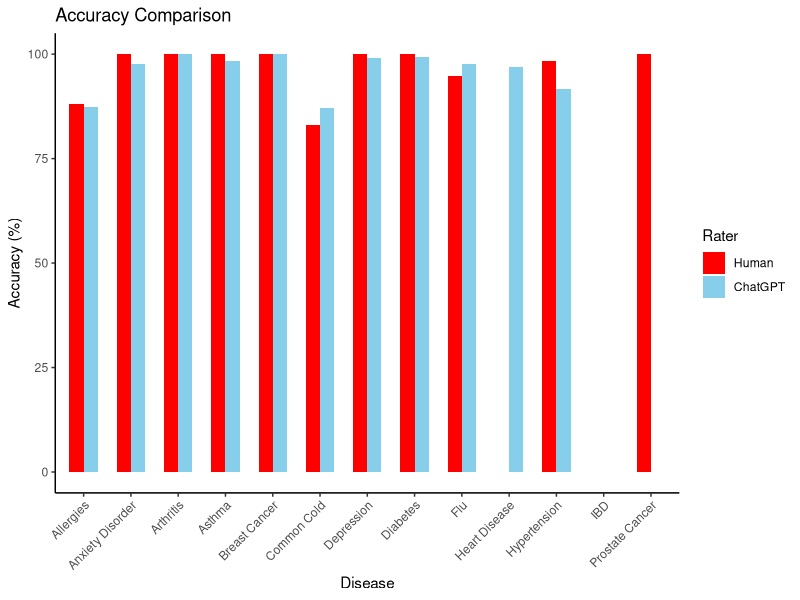

This figure's R source:
# Load required libraries
library(caret)
library(e1071)
library(pROC)
library(ggplot2)
library(tidyverse)
library(openxlsx)

# Read the data from CSV file
data <- read.csv("blinded_patient_data_with_adjusted_noise_and_id.csv")
data[data$Official_DX=="Cold","Official_DX"]<-"Common Cold"

# Define column names
official_col <- "Official_DX"
rater_col <- "Rater_DX_Clean"
chatgpt_cols <- c("ChatGPT_Clean_1", "ChatGPT_Clean_2", "ChatGPT_Clean_3")

# Confusion matrix function
confusionMatrixTable <- function(actual, predicted) {
  tab <- table(predicted, actual)
  tab <- addmargins(tab)
  tab <- cbind(tab, "Total" = rowSums(tab))
  tab <- rbind(tab, "Total" = colSums(tab))
  return(tab)
}

calculateMetrics <- function(actual, predicted) {
  levels_all <- union(levels(as.factor(actual)), levels(as.factor(predicted)))
  actual <- factor(as.factor(actual), levels = levels_all)
  predicted <- factor(as.factor(predicted), levels = levels_all)
  
  metrics <- list()
  for (disease in actual) {
    actual_bin <- (as.factor(ifelse(actual == disease, 1, 0)))
    predicted_bin <- (as.factor(ifelse(predicted == disease, 1, 0)))
    
    if(var(as.numeric(predicted_bin))==0){
      accuracy <- 0
      precision <- 0
      recall <- 0
      f1_score <- 0
    } else {
    
    confusion_mat <- confusionMatrix(predicted_bin, actual_bin, positive = "1")
    
    accuracy <- sum(actual_bin == predicted_bin) / length(actual_bin) * 100
    precision <- confusion_mat$byClass["Pos Pred Value"] * 100
    recall <- confusion_mat$byClass["Sensitivity"] * 100
    f1_score <- 2 * (precision * recall) / (precision + recall)
    
    }
    
    metrics[[disease]] <- list(accuracy = accuracy, precision = precision, 
                               recall = recall, f1_score = f1_score)
  }
  
  return(metrics)
}

# Calculate F1 Score
F1_Score <- function(actual, predicted) {
  precision <- posPredValue(actual, predicted)
  recall <- sensitivity(actual, predicted)
  f1_score <- 2 * (precision * recall) / (precision + recall)
  return(f1_score)
}


# Store results
results <- list()

# Calculate metrics for human rater
results$rater <- calculateMetrics(data$Official_DX, data$Rater_DX_Clean)

# Calculate metrics for ChatGPT
for (col in chatgpt_cols) {
  results[[col]] <- calculateMetrics(data$Official_DX, data[[col]])
}

# Print results
for (col in c("rater", chatgpt_cols)) {
  cat("Metrics for", col, "\n")
  cat("Accuracy:", results[[col]]$accuracy, "%\n")
  cat("Precision:", results[[col]]$precision, "%\n")
  cat("Recall:", results[[col]]$recall, "%\n")
  cat("F1 Score:", results[[col]]$f1_score, "\n\n")
}

# Create confusion matrix for human rater
rater_confusion <- confusionMatrixTable(data$Official_DX, data$Rater_DX_Clean)
cat("Confusion Matrix for Rater:\n")
print(rater_confusion)

# Create confusion matrix for ChatGPT
for (col in chatgpt_cols) {
  chatgpt_confusion <- confusionMatrixTable(data$Official_DX, data[[col]])
  cat("\nConfusion Matrix for", col, ":\n")
  print(chatgpt_confusion)
}

# Calculate metrics for ChatGPT
for (col in chatgpt_cols) {
  results[[col]] <- calculateMetrics(data$Official_DX, data[[col]])
}

# Create a data frame to store the accuracy results for all diseases
accuracy_results <- data.frame(Disease = levels(as.factor(data$Official_DX)))

# Add accuracy values for the human rater
accuracy_results$Human_Rater_Accuracy <- sapply(accuracy_results$Disease, function(disease) {
  results$rater[[disease]]$accuracy
})

# Add accuracy values for ChatGPT Clean 1
accuracy_results$ChatGPT_Clean_1_Accuracy <- sapply(accuracy_results$Disease, function(disease) {
  results$ChatGPT_Clean_1[[disease]]$accuracy
})

# Add accuracy values for ChatGPT Clean 2
accuracy_results$ChatGPT_Clean_2_Accuracy <- sapply(accuracy_results$Disease, function(disease) {
  results$ChatGPT_Clean_2[[disease]]$accuracy
})

# Add accuracy values for ChatGPT Clean 3
accuracy_results$ChatGPT_Clean_3_Accuracy <- sapply(accuracy_results$Disease, function(disease) {
  results$ChatGPT_Clean_3[[disease]]$accuracy
})

# Reshape the data frame to have the required structure
accuracy_df <- reshape2::melt(accuracy_results, id.vars = "Disease", variable.name = "Predictor", value.name = "Accuracy")

# Print the accuracy results data frame
print(accuracy_df)

# Visualization of accuracy results
predictors <- c("Human Rater", chatgpt_cols)

# Filter the rows corresponding to Heart Disease, IBD, Prostate Cancer, and Breast Cancer
target_diseases <- c("Heart Disease", "IBD", "Prostate Cancer", "Breast Cancer")
filtered_rows <- accuracy_df[accuracy_df$Disease %in% target_diseases, ]

# Print the filtered rows
print(filtered_rows)

# Create a data frame to store the accuracy results for all diseases
accuracy_results <- data.frame(Disease = levels(as.factor(data$Official_DX)))

# Add accuracy values for the human rater
accuracy_results$Human_Rater_Accuracy <- sapply(accuracy_results$Disease, function(disease) {
  results$rater[[disease]]$accuracy
})

# Add accuracy values for ChatGPT Clean 1
accuracy_results$ChatGPT_Clean_1_Accuracy <- sapply(accuracy_results$Disease, function(disease) {
  results$ChatGPT_Clean_1[[disease]]$accuracy
})

# Add accuracy values for ChatGPT Clean 2
accuracy_results$ChatGPT_Clean_2_Accuracy <- sapply(accuracy_results$Disease, function(disease) {
  results$ChatGPT_Clean_2[[disease]]$accuracy
})

# Add accuracy values for ChatGPT Clean 3
accuracy_results$ChatGPT_Clean_3_Accuracy <- sapply(accuracy_results$Disease, function(disease) {
  results$ChatGPT_Clean_3[[disease]]$accuracy
})

# Create a new data frame with Disease, Human Accuracy, and Median ChatGPT Accuracy
accuracy_table <- data.frame(
  Disease = accuracy_results$Disease,
  Human = accuracy_results$Human_Rater_Accuracy,
  ChatGPT = apply(accuracy_results[, -1], 1, median)
)

# Print the accuracy table
print(accuracy_table)

# Prepare colors and labels based on your requirement
color_vector = c("skyblue", "red")
label_vector = c("Human", "ChatGPT")
names(color_vector) <- label_vector

# Combine the human accuracy and median ChatGPT accuracy into a single data frame
accuracy_plot_data <- accuracy_table %>%
  pivot_longer(cols = c(Human, ChatGPT), names_to = "Rater", values_to = "Accuracy")


# Plot the accuracy comparison using ggplot2
accuracy_bar_chart <- ggplot(accuracy_plot_data, aes(x = Disease, y = Accuracy, fill = Rater)) +
  geom_bar(stat = "identity", position = "dodge", width = 0.6) +
  labs(title = "Accuracy Comparison", x = "Disease", y = "Accuracy (%)") +
  theme_classic() +  # Add classic theme
  scale_fill_manual(values = color_vector, labels = label_vector) +
  theme(axis.text.x = element_text(angle = 45, hjust = 1))  # Rotate x-axis labels

# Display the bar chart
print(accuracy_bar_chart)

# Extracting the diseases
diseases <- levels(as.factor(data$Official_DX))

# Initialize a data frame to store the F1 scores
f1_scores_table <- data.frame(Disease = diseases)

# Add F1 scores for the human rater
f1_scores_table$Human_Rater_F1 <- sapply(f1_scores_table$Disease, function(disease) {
  results$rater[[disease]]$f1_score
})

# Add F1 scores for ChatGPT Clean 1
f1_scores_table$ChatGPT_Clean_1_F1 <- sapply(f1_scores_table$Disease, function(disease) {
  results$ChatGPT_Clean_1[[disease]]$f1_score
})

# Add F1 scores for ChatGPT Clean 2
f1_scores_table$ChatGPT_Clean_2_F1 <- sapply(f1_scores_table$Disease, function(disease) {
  results$ChatGPT_Clean_2[[disease]]$f1_score
})

# Add F1 scores for ChatGPT Clean 3
f1_scores_table$ChatGPT_Clean_3_F1 <- sapply(f1_scores_table$Disease, function(disease) {
  results$ChatGPT_Clean_3[[disease]]$f1_score
})

# Print the F1 scores table
print(f1_scores_table)


# Create a new data frame to store the accuracy results for all diseases
accuracy_table <- data.frame(Disease = levels(as.factor(data$Official_DX)))

# Add accuracy values for the human rater
accuracy_table$Human_Rater_Accuracy <- sapply(accuracy_table$Disease, function(disease) {
  results$rater[[disease]]$accuracy
})

# Add accuracy values for ChatGPT Clean 1
accuracy_table$ChatGPT_Clean_1_Accuracy <- sapply(accuracy_table$Disease, function(disease) {
  results$ChatGPT_Clean_1[[disease]]$accuracy
})

# Add accuracy values for ChatGPT Clean 2
accuracy_table$ChatGPT_Clean_2_Accuracy <- sapply(accuracy_table$Disease, function(disease) {
  results$ChatGPT_Clean_2[[disease]]$accuracy
})

# Add accuracy values for ChatGPT Clean 3
accuracy_table$ChatGPT_Clean_3_Accuracy <- sapply(accuracy_table$Disease, function(disease) {
  results$ChatGPT_Clean_3[[disease]]$accuracy
})

# Print the accuracy table
print(accuracy_table)


